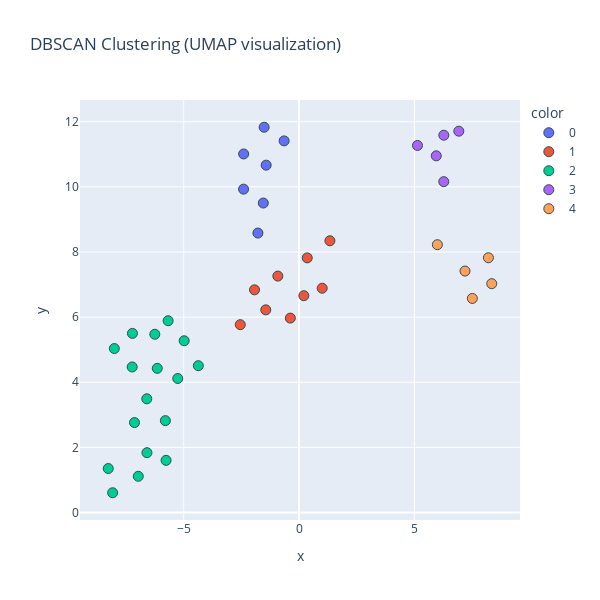

Notebook code cell kept with this figure:
### Code cell
mask = labels != -1

fig = px.scatter(
    x=reduced_single_stocks[mask, 0],
    y=reduced_single_stocks[mask, 1],
    color=labels[mask].astype(str),
    hover_name=single_stocks[mask]['description'],
    title="DBSCAN Clustering (UMAP visualization)",
    width=600,
    height=600
    
)
fig.update_traces(marker=dict(size=10, line=dict(width=1, color='DarkSlateGrey')))
fig.show()

### Figure 1 — Plotly figure (JSON) as saved in the notebook; plotly's stock layout.template omitted (floating-point values rounded to 4 significant figures)
{"data": [{"hovertemplate": "<b>%{hovertext}</b><br><br>color=0<br>x=%{x}<br>y=%{y}<extra></extra>", "hovertext": ["Alphabet Inc. Class A shares—parent company of Google and related businesses.", "Individual stock entry for MSFT.", "Individual stock entry for ASML.", "Individual stock entry for AMD.", "Individual stock entry for SYK.", "Individual stock entry for V.", "Individual stock entry for MA."], "legendgroup": "0", "marker": {"color": "#636efa", "line": {"color": "DarkSlateGrey", "width": 1}, "size": 10, "symbol": "circle"}, "mode": "markers", "name": "0", "orientation": "v", "showlegend": true, "type": "scatter", "x": [-1.425, -2.402, -0.6475, -1.514, -2.406, -1.783, -1.55], "xaxis": "x", "y": [10.66, 11.01, 11.41, 11.83, 9.928, 8.58, 9.502], "yaxis": "y"}, {"hovertemplate": "<b>%{hovertext}</b><br><br>color=1<br>x=%{x}<br>y=%{y}<extra></extra>", "hovertext": ["Tesla Inc., electric-vehicle and clean-energy manufacturer.", "Individual stock entry for AMZN.", "Individual stock entry for CRM.", "Individual stock entry for INTC.", "Individual stock entry for SHOP.", "Individual stock entry for ADSK.", "Individual stock entry for BAC.", "Individual stock entry for MS.", "Individual stock entry for BLK."], "legendgroup": "1", "marker": {"color": "#EF553B", "line": {"color": "DarkSlateGrey", "width": 1}, "size": 10, "symbol": "circle"}, "mode": "markers", "name": "1", "orientation": "v", "showlegend": true, "type": "scatter", "x": [-1.443, 0.2079, -0.3779, 1.338, 1.003, 0.3556, -1.93, -2.548, -0.919], "xaxis": "x", "y": [6.222, 6.657, 5.97, 8.343, 6.887, 7.818, 6.837, 5.769, 7.259], "yaxis": "y"}, {"hovertemplate": "<b>%{hovertext}</b><br><br>color=2<br>x=%{x}<br>y=%{y}<extra></extra>", "hovertext": ["Individual stock entry for NVDA.", "Individual stock entry for META.", "Individual stock entry for AVGO.", "Individual stock entry for TSM.", "Individual stock entry for NFLX.", "Individual stock entry for ORCL.", "Individual stock entry for SAP.", "Individual stock entry for IBM.", "Individual stock entry for PANW.", "Individual stock entry for CRWD.", "Individual stock entry for NOW.", "Individual stock entry for UBER.", "Individual stock entry for BKNG.", "Individual stock entry for LLY.", "Individual stock entry for ISRG.", "Individual stock entry for JPM.", "Individual stock entry for COST."], "legendgroup": "2", "marker": {"color": "#00cc96", "line": {"color": "DarkSlateGrey", "width": 1}, "size": 10, "symbol": "circle"}, "mode": "markers", "name": "2", "orientation": "v", "showlegend": true, "type": "scatter", "x": [-8.082, -7.224, -8.272, -6.253, -8.009, -7.135, -7.235, -5.796, -6.594, -5.676, -4.367, -6.147, -6.601, -6.97, -4.981, -5.259, -5.766], "xaxis": "x", "y": [0.6082, 5.5, 1.352, 5.474, 5.035, 2.762, 4.469, 2.822, 1.839, 5.889, 4.509, 4.427, 3.492, 1.113, 5.274, 4.116, 1.602], "yaxis": "y"}, {"hovertemplate": "<b>%{hovertext}</b><br><br>color=3<br>x=%{x}<br>y=%{y}<extra></extra>", "hovertext": ["Individual stock entry for JNJ.", "Individual stock entry for UNH.", "Individual stock entry for TMO.", "Individual stock entry for DHR.", "Individual stock entry for NEE."], "legendgroup": "3", "marker": {"color": "#ab63fa", "line": {"color": "DarkSlateGrey", "width": 1}, "size": 10, "symbol": "circle"}, "mode": "markers", "name": "3", "orientation": "v", "showlegend": true, "type": "scatter", "x": [6.277, 6.275, 5.95, 5.134, 6.927], "xaxis": "x", "y": [11.58, 10.16, 10.95, 11.27, 11.71], "yaxis": "y"}, {"hovertemplate": "<b>%{hovertext}</b><br><br>color=4<br>x=%{x}<br>y=%{y}<extra></extra>", "hovertext": ["Individual stock entry for MRK.", "Individual stock entry for XOM.", "Individual stock entry for CVX.", "Individual stock entry for COP.", "Individual stock entry for SLB."], "legendgroup": "4", "marker": {"color": "#FFA15A", "line": {"color": "DarkSlateGrey", "width": 1}, "size": 10, "symbol": "circle"}, "mode": "markers", "name": "4", "orientation": "v", "showlegend": true, "type": "scatter", "x": [5.998, 7.513, 7.195, 8.355, 8.211], "xaxis": "x", "y": [8.223, 6.573, 7.414, 7.026, 7.822], "yaxis": "y"}], "layout": {"height": 600, "legend": {"title": {"text": "color"}, "tracegroupgap": 0}, "title": {"text": "DBSCAN Clustering (UMAP visualization)"}, "width": 600, "xaxis": {"anchor": "y", "domain": [0, 1], "title": {"text": "x"}}, "yaxis": {"anchor": "x", "domain": [0, 1], "title": {"text": "y"}}}}
